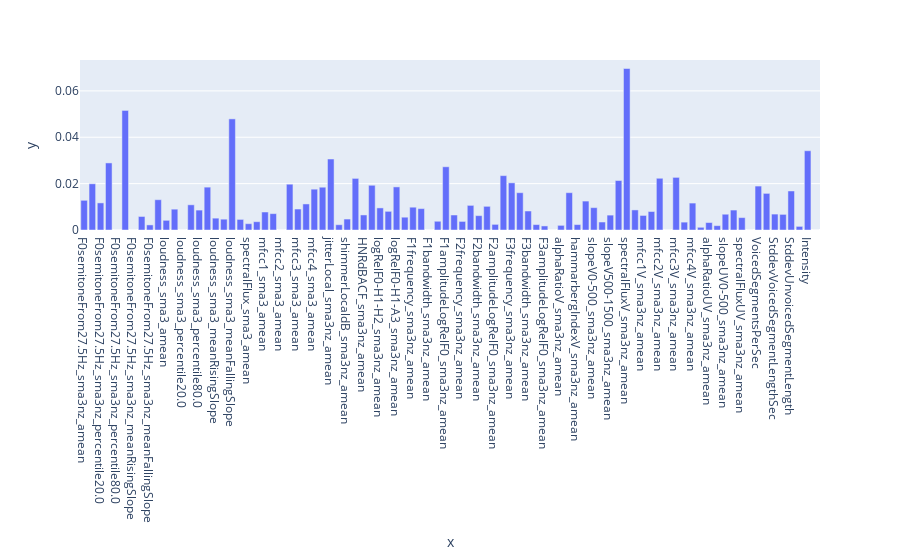

Notebook code for this chart:
### Code cell
importance = dtc.feature_importances_
f = px.bar(x=df.columns[0:90],y=importance)
f.show()

### Figure 1 — Plotly figure (JSON) as saved in the notebook; plotly's stock layout.template omitted (floating-point values rounded to 4 significant figures)
{"data": [{"alignmentgroup": "True", "hovertemplate": "x=%{x}<br>y=%{y}<extra></extra>", "legendgroup": "", "marker": {"color": "#636efa", "pattern": {"shape": ""}}, "name": "", "offsetgroup": "", "orientation": "v", "showlegend": false, "textposition": "auto", "type": "bar", "x": ["F0semitoneFrom27.5Hz_sma3nz_amean", "F0semitoneFrom27.5Hz_sma3nz_stddevNorm", "F0semitoneFrom27.5Hz_sma3nz_percentile20.0", "F0semitoneFrom27.5Hz_sma3nz_percentile50.0", "F0semitoneFrom27.5Hz_sma3nz_percentile80.0", "F0semitoneFrom27.5Hz_sma3nz_pctlrange0-2", "F0semitoneFrom27.5Hz_sma3nz_meanRisingSlope", "F0semitoneFrom27.5Hz_sma3nz_stddevRisingSlope", "F0semitoneFrom27.5Hz_sma3nz_meanFallingSlope", "F0semitoneFrom27.5Hz_sma3nz_stddevFallingSlope", "loudness_sma3_amean", "loudness_sma3_stddevNorm", "loudness_sma3_percentile20.0", "loudness_sma3_percentile50.0", "loudness_sma3_percentile80.0", "loudness_sma3_pctlrange0-2", "loudness_sma3_meanRisingSlope", "loudness_sma3_stddevRisingSlope", "loudness_sma3_meanFallingSlope", "loudness_sma3_stddevFallingSlope", "spectralFlux_sma3_amean", "spectralFlux_sma3_stddevNorm", "mfcc1_sma3_amean", "mfcc1_sma3_stddevNorm", "mfcc2_sma3_amean", "mfcc2_sma3_stddevNorm", "mfcc3_sma3_amean", "mfcc3_sma3_stddevNorm", "mfcc4_sma3_amean", "mfcc4_sma3_stddevNorm", "jitterLocal_sma3nz_amean", "jitterLocal_sma3nz_stddevNorm", "shimmerLocaldB_sma3nz_amean", "shimmerLocaldB_sma3nz_stddevNorm", "HNRdBACF_sma3nz_amean", "HNRdBACF_sma3nz_stddevNorm", "logRelF0-H1-H2_sma3nz_amean", "logRelF0-H1-H2_sma3nz_stddevNorm", "logRelF0-H1-A3_sma3nz_amean", "logRelF0-H1-A3_sma3nz_stddevNorm", "F1frequency_sma3nz_amean", "F1frequency_sma3nz_stddevNorm", "F1bandwidth_sma3nz_amean", "F1bandwidth_sma3nz_stddevNorm", "F1amplitudeLogRelF0_sma3nz_amean", "F1amplitudeLogRelF0_sma3nz_stddevNorm", "F2frequency_sma3nz_amean", "F2frequency_sma3nz_stddevNorm", "F2bandwidth_sma3nz_amean", "F2bandwidth_sma3nz_stddevNorm", "F2amplitudeLogRelF0_sma3nz_amean", "F2amplitudeLogRelF0_sma3nz_stddevNorm", "F3frequency_sma3nz_amean", "F3frequency_sma3nz_stddevNorm", "F3bandwidth_sma3nz_amean", "F3bandwidth_sma3nz_stddevNorm", "F3amplitudeLogRelF0_sma3nz_amean", "F3amplitudeLogRelF0_sma3nz_stddevNorm", "alphaRatioV_sma3nz_amean", "alphaRatioV_sma3nz_stddevNorm", "hammarbergIndexV_sma3nz_amean", "hammarbergIndexV_sma3nz_stddevNorm", "slopeV0-500_sma3nz_amean", "slopeV0-500_sma3nz_stddevNorm", "slopeV500-1500_sma3nz_amean", "slopeV500-1500_sma3nz_stddevNorm", "spectralFluxV_sma3nz_amean", "spectralFluxV_sma3nz_stddevNorm", "mfcc1V_sma3nz_amean", "mfcc1V_sma3nz_stddevNorm", "mfcc2V_sma3nz_amean", "mfcc2V_sma3nz_stddevNorm", "mfcc3V_sma3nz_amean", "mfcc3V_sma3nz_stddevNorm", "mfcc4V_sma3nz_amean", "mfcc4V_sma3nz_stddevNorm", "alphaRatioUV_sma3nz_amean", "hammarbergIndexUV_sma3nz_amean", "slopeUV0-500_sma3nz_amean", "slopeUV500-1500_sma3nz_amean", "spectralFluxUV_sma3nz_amean", "loudnessPeaksPerSec", "VoicedSegmentsPerSec", "MeanVoicedSegmentLengthSec", "StddevVoicedSegmentLengthSec", "MeanUnvoicedSegmentLength", "StddevUnvoicedSegmentLength", "equivalentSoundLevel_dBp", "Intensity", "Gender"], "xaxis": "x", "y": [0.01281, 0.01994, 0.01169, 0.02893, 0, 0.05157, 0, 0.005833, 0.002196, 0.01306, 0.004174, 0.008983, 0, 0.01086, 0.008586, 0.01849, 0.005111, 0.004667, 0.04793, 0.004567, 0.002722, 0.003578, 0.007758, 0.007055, 0, 0.01975, 0.009043, 0.01123, 0.0176, 0.01846, 0.03061, 0.002278, 0.004722, 0.02226, 0.006489, 0.01929, 0.009529, 0.008047, 0.01858, 0.005522, 0.009832, 0.009224, 0, 0.003769, 0.02727, 0.006468, 0.003701, 0.01062, 0.006197, 0.01021, 0.002428, 0.02345, 0.02034, 0.01609, 0.008189, 0.002333, 0.00175, 0, 0.002, 0.01609, 0.002333, 0.01247, 0.009641, 0.003441, 0.006416, 0.02134, 0.06966, 0.008656, 0.00628, 0.007972, 0.02231, 0, 0.0227, 0.003394, 0.01161, 0.001167, 0.00321, 0.001867, 0.0068, 0.008601, 0.005347, 0, 0.01895, 0.01579, 0.006861, 0.006735, 0.01683, 0.001556, 0.03418, 0], "yaxis": "y"}], "layout": {"barmode": "relative", "legend": {"tracegroupgap": 0}, "margin": {"t": 60}, "xaxis": {"anchor": "y", "domain": [0, 1], "title": {"text": "x"}}, "yaxis": {"anchor": "x", "domain": [0, 1], "title": {"text": "y"}}}}
